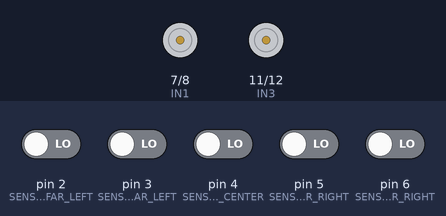
This sketch was run on a simulated Arduino Uno, built with avr-gcc and run on an emulated ATmega328P. Parts: motor-driver pin pairs drawn as motors (green arrow = first pin HIGH = forward, orange = second pin HIGH = backward, longer = more drive, scaled by the enable pin). The test bench sets the inputs (shaded band); at power-on: pin 2 (SENSOR_FAR_LEFT), pin 3 (SENSOR_NEAR_LEFT), pin 4 (SENSOR_CENTER), pin 5 (SENSOR_NEAR_RIGHT), pin 6 (SENSOR_FAR_RIGHT) LOW.

Above: at 4.2 s.
4.3 s: pin 2 (SENSOR_FAR_LEFT) driven HIGH
At 4.9 s:
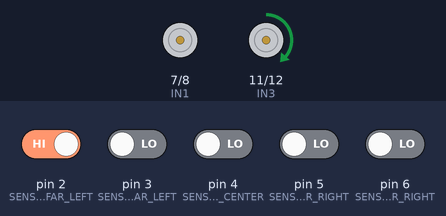
5.8 s: pin 4 (SENSOR_CENTER) driven HIGH
At 6.1 s:
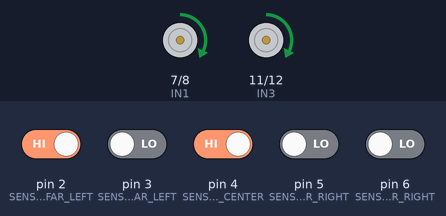
7.3 s: pin 3 (SENSOR_NEAR_LEFT) driven HIGH
At 8.4 s:
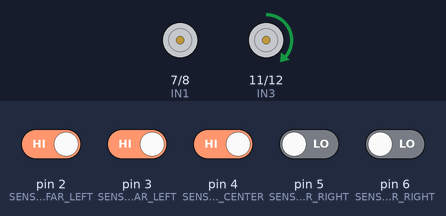
8.8 s: pin 2 (SENSOR_FAR_LEFT) driven LOW
At 9.6 s:
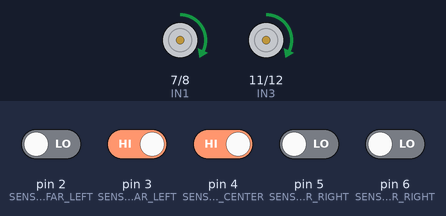
10.3 s: pin 3 (SENSOR_NEAR_LEFT) driven LOW
11.8 s: pin 5 (SENSOR_NEAR_RIGHT) driven HIGH
At 13.0 s:
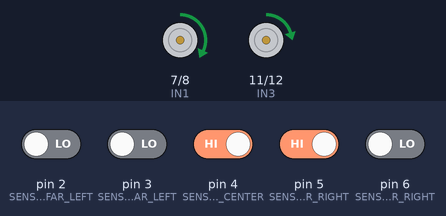
Timing chart, 0 to 14.3 s (numbered marks = the images above; inputs shaded):
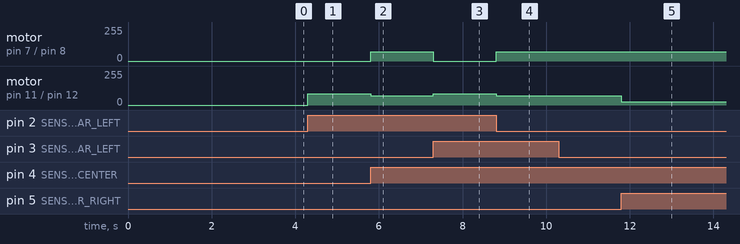

Measured:
- after the input at 4.3 s, motor on pin 11 (IN3) / pin 12 (IN4): stopped → forward 85/255 at once
- after the input at 5.8 s, motor on pin 7 (IN1) / pin 8 (IN2): stopped → forward 70/255 at once; motor on pin 11 (IN3) / pin 12 (IN4): forward 85/255 → forward 70/255 at once
- after the input at 7.3 s, motor on pin 7 (IN1) / pin 8 (IN2): forward 70/255 → stopped at once; motor on pin 11 (IN3) / pin 12 (IN4): forward 70/255 → forward 85/255 at once
- after the input at 8.8 s, motor on pin 7 (IN1) / pin 8 (IN2): stopped → forward 70/255 at once; motor on pin 11 (IN3) / pin 12 (IN4): forward 85/255 → forward 70/255 at once
- after the input at 11.8 s, motor on pin 11 (IN3) / pin 12 (IN4): forward 70/255 → forward 25/255 at once

The sketch:

line_follower_5ir.ino
```cpp
/*
 * 2-Wheel Autonomous Line Follower Robot - v1: 5-channel digital IR array
 * Author: Mahamud Hassan
 * Arduino Uno R3 + 5-channel digital IR array + L298N + 2x N20 motors
 * Black line = HIGH, white floor = LOW (swap HIGH/LOW if your module is inverted)
 */

// 5 IR sensors, left -> right
const int SENSOR_FAR_LEFT   = 2;
const int SENSOR_NEAR_LEFT  = 3;
const int SENSOR_CENTER     = 4;
const int SENSOR_NEAR_RIGHT = 5;
const int SENSOR_FAR_RIGHT  = 6;

// L298N motor driver
const int ENA = 9;   // left motor speed (PWM)
const int IN1 = 7;
const int IN2 = 8;
const int IN3 = 11;
const int IN4 = 12;
const int ENB = 10;  // right motor speed (PWM)

// Speeds (0-255)
const int BASE_SPEED      = 70;
const int TURN_SPEED_HIGH = 85;
const int TURN_SPEED_LOW  = 25;
int lastDirection = 0;  // 0 = center, 1 = left, 2 = right (line memory)

void setup() {
  pinMode(SENSOR_FAR_LEFT, INPUT);
  pinMode(SENSOR_NEAR_LEFT, INPUT);
  pinMode(SENSOR_CENTER, INPUT);
  pinMode(SENSOR_NEAR_RIGHT, INPUT);
  pinMode(SENSOR_FAR_RIGHT, INPUT);

  pinMode(ENA, OUTPUT); pinMode(ENB, OUTPUT);
  pinMode(IN1, OUTPUT); pinMode(IN2, OUTPUT);
  pinMode(IN3, OUTPUT); pinMode(IN4, OUTPUT);

  stopMotors();
  delay(3000);  // time to place the robot on the track
}

void loop() {
  int s1 = digitalRead(SENSOR_FAR_LEFT);
  int s2 = digitalRead(SENSOR_NEAR_LEFT);
  int s3 = digitalRead(SENSOR_CENTER);
  int s4 = digitalRead(SENSOR_NEAR_RIGHT);
  int s5 = digitalRead(SENSOR_FAR_RIGHT);

  if (s3 == HIGH && s2 == LOW && s4 == LOW) {            // on the line: straight
    moveForward(BASE_SPEED, BASE_SPEED);
    lastDirection = 0;
  }
  else if (s2 == HIGH && s1 == LOW) {                    // gentle left
    moveForward(TURN_SPEED_LOW, BASE_SPEED);
    lastDirection = 1;
  }
  else if (s1 == HIGH) {                                 // sharp left
    moveForward(0, TURN_SPEED_HIGH);
    lastDirection = 1;
  }
  else if (s4 == HIGH && s5 == LOW) {                    // gentle right
    moveForward(BASE_SPEED, TURN_SPEED_LOW);
    lastDirection = 2;
  }
  else if (s5 == HIGH) {                                 // sharp right
    moveForward(TURN_SPEED_HIGH, 0);
    lastDirection = 2;
  }
  else if (s1 == LOW && s2 == LOW && s3 == LOW && s4 == LOW && s5 == LOW) {
    // line lost: search toward the side where it was last seen
    if (lastDirection == 1)      moveForward(0, TURN_SPEED_HIGH);
    else if (lastDirection == 2) moveForward(TURN_SPEED_HIGH, 0);
    else                         stopMotors();
  }
}

void moveForward(int leftSpeed, int rightSpeed) {
  digitalWrite(IN1, HIGH); digitalWrite(IN2, LOW);
  digitalWrite(IN3, HIGH); digitalWrite(IN4, LOW);
  analogWrite(ENA, leftSpeed);
  analogWrite(ENB, rightSpeed);
}

void stopMotors() {
  analogWrite(ENA, 0); analogWrite(ENB, 0);
  digitalWrite(IN1, LOW); digitalWrite(IN2, LOW);
  digitalWrite(IN3, LOW); digitalWrite(IN4, LOW);
}
```
